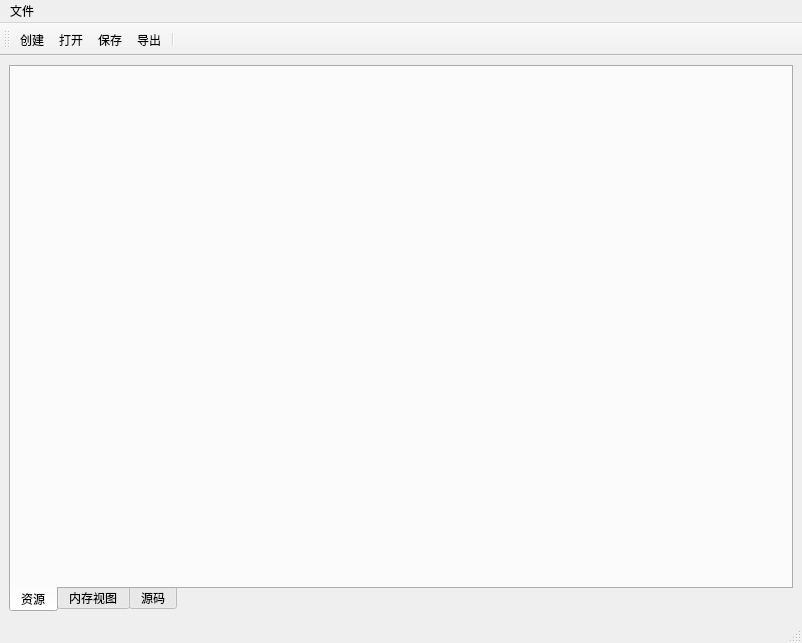
<?xml version="1.0" encoding="UTF-8"?>
<ui version="4.0">
 <class>MainWindow</class>
 <widget class="QMainWindow" name="MainWindow">
  <property name="geometry">
   <rect>
    <x>0</x>
    <y>0</y>
    <width>802</width>
    <height>643</height>
   </rect>
  </property>
  <property name="windowTitle">
   <string>MainWindow</string>
  </property>
  <widget class="QWidget" name="centralwidget">
   <layout class="QVBoxLayout" name="verticalLayout">
    <item>
     <widget class="QTabWidget" name="tabWidget">
      <property name="tabPosition">
       <enum>QTabWidget::South</enum>
      </property>
      <property name="currentIndex">
       <number>0</number>
      </property>
      <widget class="QWidget" name="tab_resource">
       <attribute name="title">
        <string>资源</string>
       </attribute>
       <layout class="QVBoxLayout" name="verticalLayout_2">
        <property name="spacing">
         <number>0</number>
        </property>
        <property name="leftMargin">
         <number>0</number>
        </property>
        <property name="topMargin">
         <number>0</number>
        </property>
        <property name="rightMargin">
         <number>0</number>
        </property>
        <property name="bottomMargin">
         <number>0</number>
        </property>
        <item>
         <widget class="QStackedWidget" name="stackedwidget_resource"/>
        </item>
       </layout>
      </widget>
      <widget class="QWidget" name="tab_mem">
       <attribute name="title">
        <string>内存视图</string>
       </attribute>
      </widget>
      <widget class="QWidget" name="tab_source">
       <attribute name="title">
        <string>源码</string>
       </attribute>
       <layout class="QVBoxLayout" name="verticalLayout_3">
        <item>
         <widget class="QFrame" name="fram_source_select">
          <property name="frameShape">
           <enum>QFrame::StyledPanel</enum>
          </property>
          <property name="frameShadow">
           <enum>QFrame::Raised</enum>
          </property>
         </widget>
        </item>
        <item>
         <widget class="QTextBrowser" name="textbrowser_source"/>
        </item>
       </layout>
      </widget>
     </widget>
    </item>
   </layout>
  </widget>
  <widget class="QMenuBar" name="menubar">
   <property name="geometry">
    <rect>
     <x>0</x>
     <y>0</y>
     <width>802</width>
     <height>28</height>
    </rect>
   </property>
   <widget class="QMenu" name="menu">
    <property name="title">
     <string>文件</string>
    </property>
    <addaction name="action_new"/>
    <addaction name="action_open"/>
    <addaction name="action_save"/>
    <addaction name="action_saveas"/>
    <addaction name="action_export"/>
   </widget>
   <addaction name="menu"/>
  </widget>
  <widget class="QStatusBar" name="statusbar"/>
  <widget class="QToolBar" name="toolBar">
   <property name="windowTitle">
    <string>toolBar</string>
   </property>
   <attribute name="toolBarArea">
    <enum>TopToolBarArea</enum>
   </attribute>
   <attribute name="toolBarBreak">
    <bool>false</bool>
   </attribute>
   <addaction name="action_new"/>
   <addaction name="action_open"/>
   <addaction name="action_save"/>
   <addaction name="action_export"/>
   <addaction name="separator"/>
  </widget>
  <action name="action_new">
   <property name="text">
    <string>创建</string>
   </property>
   <property name="shortcut">
    <string>Ctrl+N</string>
   </property>
  </action>
  <action name="action_open">
   <property name="text">
    <string>打开</string>
   </property>
   <property name="shortcut">
    <string>Ctrl+O</string>
   </property>
  </action>
  <action name="action_save">
   <property name="text">
    <string>保存</string>
   </property>
   <property name="shortcut">
    <string>Ctrl+S</string>
   </property>
  </action>
  <action name="action_export">
   <property name="text">
    <string>导出</string>
   </property>
   <property name="toolTip">
    <string>导出</string>
   </property>
   <property name="shortcut">
    <string>Ctrl+E</string>
   </property>
  </action>
  <action name="action_saveas">
   <property name="text">
    <string>另存为</string>
   </property>
  </action>
 </widget>
 <resources/>
 <connections/>
</ui>
